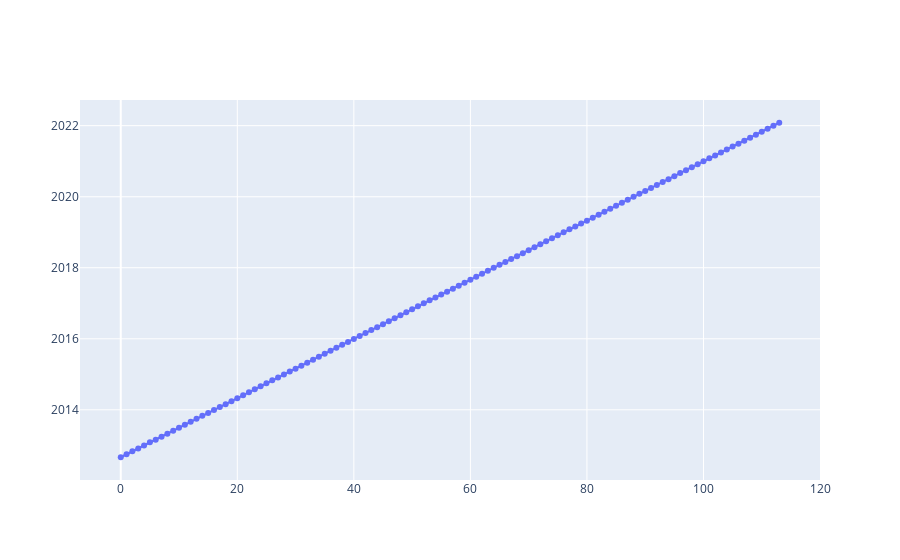

Notebook code cell kept with this figure:
### Code cell
import plotly.graph_objects as go
import numpy as np
import pandas as pd
from scipy.signal import find_peaks

milk_data = sodium
time_series = sodium['article_date_published']

indices = find_peaks(time_series, threshold=20)[0]

fig = go.Figure()
fig.add_trace(go.Scatter(
    y=time_series,
    mode='lines+markers',
    name='Original Plot'
))

fig.add_trace(go.Scatter(
    x=indices,
    y=[time_series[j] for j in indices],
    mode='markers',
    marker=dict(
        size=8,
        color='red',
        symbol='cross'
    ),
    name='Detected Peaks'
))

fig.show()
